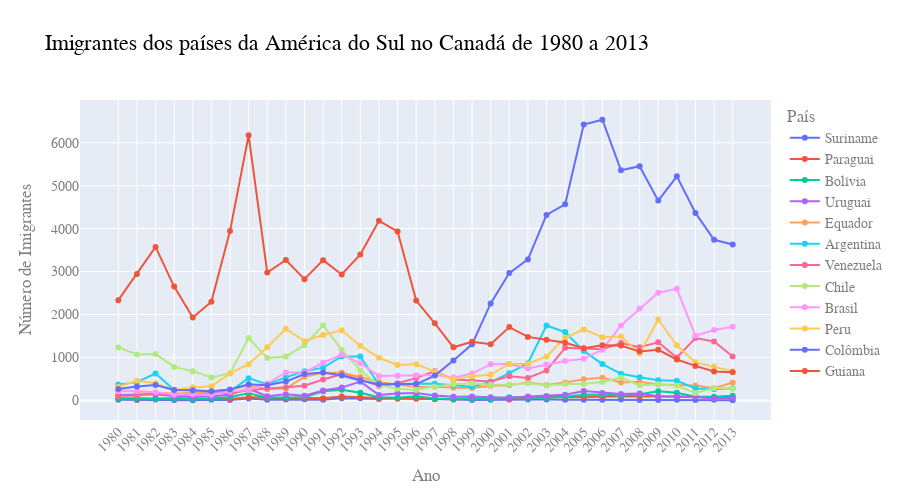

Notebook code for this chart:
### Code cell
fig = px.line(df_america_do_sul_final, title='Imigrantes dos países da América do Sul no Canadá de 1980 a 2013', markers=True)
fig.update_layout(xaxis_title='Ano', yaxis_title='Número de Imigrantes', font_color='grey', font_family='Arial', font_size=14, title_font_size=22, title_font_color='black', height=500, xaxis={'tickangle':-45})
fig.show()

### Figure 1 — Plotly figure (JSON) as saved in the notebook; plotly's stock layout.template omitted (floating-point values rounded to 4 significant figures)
{"data": [{"hovertemplate": "País=Suriname<br>index=%{x}<br>value=%{y}<extra></extra>", "legendgroup": "Suriname", "line": {"color": "#636efa", "dash": "solid"}, "marker": {"symbol": "circle"}, "mode": "lines+markers", "name": "Suriname", "orientation": "v", "showlegend": true, "type": "scatter", "x": ["1980", "1981", "1982", "1983", "1984", "1985", "1986", "1987", "1988", "1989", "1990", "1991", "1992", "1993", "1994", "1995", "1996", "1997", "1998", "1999", "2000", "2001", "2002", "2003", "2004", "2005", "2006", "2007", "2008", "2009", "2010", "2011", "2012", "2013"], "xaxis": "x", "y": [15, 10, 21, 12, 5, 16, 7, 46, 16, 24, 26, 13, 53, 51, 32, 58, 51, 35, 22, 11, 16, 22, 22, 22, 17, 15, 16, 20, 9, 12, 13, 11, 16, 4], "yaxis": "y"}, {"hovertemplate": "País=Paraguai<br>index=%{x}<br>value=%{y}<extra></extra>", "legendgroup": "Paraguai", "line": {"color": "#EF553B", "dash": "solid"}, "marker": {"symbol": "circle"}, "mode": "lines+markers", "name": "Paraguai", "orientation": "v", "showlegend": true, "type": "scatter", "x": ["1980", "1981", "1982", "1983", "1984", "1985", "1986", "1987", "1988", "1989", "1990", "1991", "1992", "1993", "1994", "1995", "1996", "1997", "1998", "1999", "2000", "2001", "2002", "2003", "2004", "2005", "2006", "2007", "2008", "2009", "2010", "2011", "2012", "2013"], "xaxis": "x", "y": [45, 26, 32, 40, 48, 36, 34, 72, 53, 48, 56, 51, 94, 75, 46, 39, 38, 30, 25, 34, 29, 34, 60, 88, 74, 75, 88, 98, 95, 88, 89, 83, 55, 66], "yaxis": "y"}, {"hovertemplate": "País=Bolívia<br>index=%{x}<br>value=%{y}<extra></extra>", "legendgroup": "Bolívia", "line": {"color": "#00cc96", "dash": "solid"}, "marker": {"symbol": "circle"}, "mode": "lines+markers", "name": "Bolívia", "orientation": "v", "showlegend": true, "type": "scatter", "x": ["1980", "1981", "1982", "1983", "1984", "1985", "1986", "1987", "1988", "1989", "1990", "1991", "1992", "1993", "1994", "1995", "1996", "1997", "1998", "1999", "2000", "2001", "2002", "2003", "2004", "2005", "2006", "2007", "2008", "2009", "2010", "2011", "2012", "2013"], "xaxis": "x", "y": [44, 52, 42, 49, 38, 44, 79, 165, 63, 68, 71, 214, 247, 180, 75, 61, 96, 43, 33, 42, 33, 72, 57, 59, 85, 134, 139, 107, 143, 214, 180, 86, 83, 107], "yaxis": "y"}, {"hovertemplate": "País=Uruguai<br>index=%{x}<br>value=%{y}<extra></extra>", "legendgroup": "Uruguai", "line": {"color": "#ab63fa", "dash": "solid"}, "marker": {"symbol": "circle"}, "mode": "lines+markers", "name": "Uruguai", "orientation": "v", "showlegend": true, "type": "scatter", "x": ["1980", "1981", "1982", "1983", "1984", "1985", "1986", "1987", "1988", "1989", "1990", "1991", "1992", "1993", "1994", "1995", "1996", "1997", "1998", "1999", "2000", "2001", "2002", "2003", "2004", "2005", "2006", "2007", "2008", "2009", "2010", "2011", "2012", "2013"], "xaxis": "x", "y": [128, 132, 146, 105, 90, 92, 137, 269, 99, 144, 111, 229, 299, 437, 125, 164, 171, 117, 87, 93, 75, 64, 91, 103, 130, 217, 175, 147, 160, 99, 93, 81, 47, 58], "yaxis": "y"}, {"hovertemplate": "País=Equador<br>index=%{x}<br>value=%{y}<extra></extra>", "legendgroup": "Equador", "line": {"color": "#FFA15A", "dash": "solid"}, "marker": {"symbol": "circle"}, "mode": "lines+markers", "name": "Equador", "orientation": "v", "showlegend": true, "type": "scatter", "x": ["1980", "1981", "1982", "1983", "1984", "1985", "1986", "1987", "1988", "1989", "1990", "1991", "1992", "1993", "1994", "1995", "1996", "1997", "1998", "1999", "2000", "2001", "2002", "2003", "2004", "2005", "2006", "2007", "2008", "2009", "2010", "2011", "2012", "2013"], "xaxis": "x", "y": [238, 207, 184, 155, 179, 208, 240, 344, 265, 278, 552, 643, 644, 547, 431, 368, 310, 317, 295, 291, 342, 353, 418, 361, 417, 491, 525, 419, 437, 373, 353, 348, 282, 418], "yaxis": "y"}, {"hovertemplate": "País=Argentina<br>index=%{x}<br>value=%{y}<extra></extra>", "legendgroup": "Argentina", "line": {"color": "#19d3f3", "dash": "solid"}, "marker": {"symbol": "circle"}, "mode": "lines+markers", "name": "Argentina", "orientation": "v", "showlegend": true, "type": "scatter", "x": ["1980", "1981", "1982", "1983", "1984", "1985", "1986", "1987", "1988", "1989", "1990", "1991", "1992", "1993", "1994", "1995", "1996", "1997", "1998", "1999", "2000", "2001", "2002", "2003", "2004", "2005", "2006", "2007", "2008", "2009", "2010", "2011", "2012", "2013"], "xaxis": "x", "y": [368, 426, 626, 241, 237, 196, 213, 519, 374, 538, 678, 763, 1023, 1022, 366, 380, 396, 391, 349, 318, 427, 635, 865, 1745, 1591, 1153, 847, 620, 540, 467, 459, 278, 263, 282], "yaxis": "y"}, {"hovertemplate": "País=Venezuela<br>index=%{x}<br>value=%{y}<extra></extra>", "legendgroup": "Venezuela", "line": {"color": "#FF6692", "dash": "solid"}, "marker": {"symbol": "circle"}, "mode": "lines+markers", "name": "Venezuela", "orientation": "v", "showlegend": true, "type": "scatter", "x": ["1980", "1981", "1982", "1983", "1984", "1985", "1986", "1987", "1988", "1989", "1990", "1991", "1992", "1993", "1994", "1995", "1996", "1997", "1998", "1999", "2000", "2001", "2002", "2003", "2004", "2005", "2006", "2007", "2008", "2009", "2010", "2011", "2012", "2013"], "xaxis": "x", "y": [103, 117, 174, 124, 142, 165, 179, 229, 279, 304, 344, 487, 610, 490, 334, 402, 520, 686, 489, 464, 443, 560, 524, 699, 1224, 1211, 1192, 1335, 1239, 1353, 998, 1452, 1373, 1022], "yaxis": "y"}, {"hovertemplate": "País=Chile<br>index=%{x}<br>value=%{y}<extra></extra>", "legendgroup": "Chile", "line": {"color": "#B6E880", "dash": "solid"}, "marker": {"symbol": "circle"}, "mode": "lines+markers", "name": "Chile", "orientation": "v", "showlegend": true, "type": "scatter", "x": ["1980", "1981", "1982", "1983", "1984", "1985", "1986", "1987", "1988", "1989", "1990", "1991", "1992", "1993", "1994", "1995", "1996", "1997", "1998", "1999", "2000", "2001", "2002", "2003", "2004", "2005", "2006", "2007", "2008", "2009", "2010", "2011", "2012", "2013"], "xaxis": "x", "y": [1233, 1069, 1078, 781, 681, 533, 633, 1454, 990, 1023, 1286, 1749, 1175, 697, 352, 273, 244, 325, 376, 397, 366, 369, 401, 347, 383, 384, 427, 530, 350, 375, 340, 174, 291, 273], "yaxis": "y"}, {"hovertemplate": "País=Brasil<br>index=%{x}<br>value=%{y}<extra></extra>", "legendgroup": "Brasil", "line": {"color": "#FF97FF", "dash": "solid"}, "marker": {"symbol": "circle"}, "mode": "lines+markers", "name": "Brasil", "orientation": "v", "showlegend": true, "type": "scatter", "x": ["1980", "1981", "1982", "1983", "1984", "1985", "1986", "1987", "1988", "1989", "1990", "1991", "1992", "1993", "1994", "1995", "1996", "1997", "1998", "1999", "2000", "2001", "2002", "2003", "2004", "2005", "2006", "2007", "2008", "2009", "2010", "2011", "2012", "2013"], "xaxis": "x", "y": [211, 220, 192, 139, 145, 130, 205, 244, 394, 650, 650, 877, 1066, 866, 566, 572, 586, 591, 531, 626, 845, 847, 745, 839, 917, 969, 1181, 1746, 2138, 2509, 2598, 1508, 1642, 1714], "yaxis": "y"}, {"hovertemplate": "País=Peru<br>index=%{x}<br>value=%{y}<extra></extra>", "legendgroup": "Peru", "line": {"color": "#FECB52", "dash": "solid"}, "marker": {"symbol": "circle"}, "mode": "lines+markers", "name": "Peru", "orientation": "v", "showlegend": true, "type": "scatter", "x": ["1980", "1981", "1982", "1983", "1984", "1985", "1986", "1987", "1988", "1989", "1990", "1991", "1992", "1993", "1994", "1995", "1996", "1997", "1998", "1999", "2000", "2001", "2002", "2003", "2004", "2005", "2006", "2007", "2008", "2009", "2010", "2011", "2012", "2013"], "xaxis": "x", "y": [317, 456, 401, 241, 306, 328, 628, 843, 1237, 1667, 1384, 1522, 1632, 1274, 993, 827, 845, 676, 493, 560, 603, 849, 855, 1023, 1460, 1653, 1473, 1490, 1094, 1884, 1283, 886, 787, 682], "yaxis": "y"}, {"hovertemplate": "País=Colômbia<br>index=%{x}<br>value=%{y}<extra></extra>", "legendgroup": "Colômbia", "line": {"color": "#636efa", "dash": "solid"}, "marker": {"symbol": "circle"}, "mode": "lines+markers", "name": "Colômbia", "orientation": "v", "showlegend": true, "type": "scatter", "x": ["1980", "1981", "1982", "1983", "1984", "1985", "1986", "1987", "1988", "1989", "1990", "1991", "1992", "1993", "1994", "1995", "1996", "1997", "1998", "1999", "2000", "2001", "2002", "2003", "2004", "2005", "2006", "2007", "2008", "2009", "2010", "2011", "2012", "2013"], "xaxis": "x", "y": [266, 326, 360, 244, 235, 214, 257, 376, 352, 439, 614, 652, 582, 464, 375, 371, 381, 578, 929, 1306, 2259, 2965, 3283, 4318, 4566, 6424, 6535, 5357, 5452, 4652, 5218, 4366, 3741, 3631], "yaxis": "y"}, {"hovertemplate": "País=Guiana<br>index=%{x}<br>value=%{y}<extra></extra>", "legendgroup": "Guiana", "line": {"color": "#EF553B", "dash": "solid"}, "marker": {"symbol": "circle"}, "mode": "lines+markers", "name": "Guiana", "orientation": "v", "showlegend": true, "type": "scatter", "x": ["1980", "1981", "1982", "1983", "1984", "1985", "1986", "1987", "1988", "1989", "1990", "1991", "1992", "1993", "1994", "1995", "1996", "1997", "1998", "1999", "2000", "2001", "2002", "2003", "2004", "2005", "2006", "2007", "2008", "2009", "2010", "2011", "2012", "2013"], "xaxis": "x", "y": [2334, 2943, 3575, 2650, 1932, 2299, 3942, 6174, 2977, 3270, 2824, 3266, 2932, 3399, 4181, 3935, 2324, 1795, 1238, 1366, 1308, 1707, 1479, 1410, 1341, 1215, 1286, 1277, 1137, 1180, 953, 804, 676, 656], "yaxis": "y"}], "layout": {"font": {"color": "grey", "family": "Arial", "size": 14}, "height": 500, "legend": {"title": {"text": "País"}, "tracegroupgap": 0}, "title": {"font": {"color": "black", "size": 22}, "text": "Imigrantes dos países da América do Sul no Canadá de 1980 a 2013"}, "xaxis": {"anchor": "y", "domain": [0, 1], "tickangle": -45, "title": {"text": "Ano"}}, "yaxis": {"anchor": "x", "domain": [0, 1], "title": {"text": "Número de Imigrantes"}}}}
